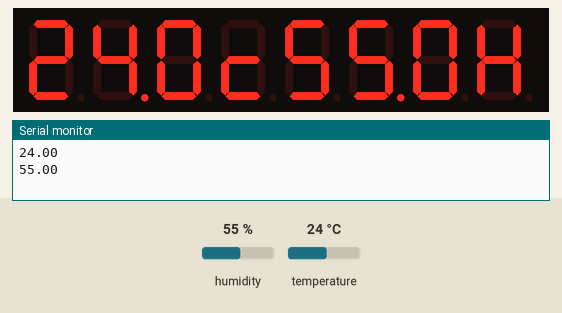
This sketch was run on a simulated ESP32. On the bench: 8-digit seven-segment display, the last lines printed to the serial monitor. The inputs (shaded band) are chosen by the test bench; at power-on: humidity 55 %, temperature 24 °C. WiFi joins after 1.5 s; servers stay silent unless stated.

Above: at 7.4 s.
7.5 s: humidity set to 22 %
At 12.7 s:
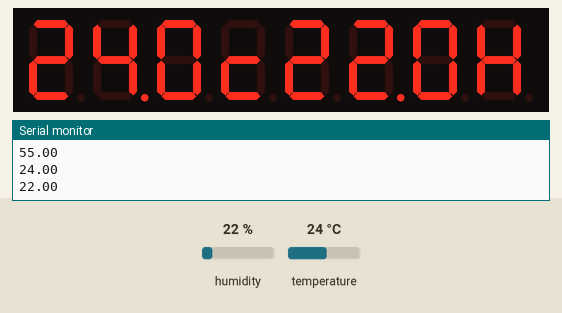
13.3 s: temperature set to 12 °C
At 17.7 s:
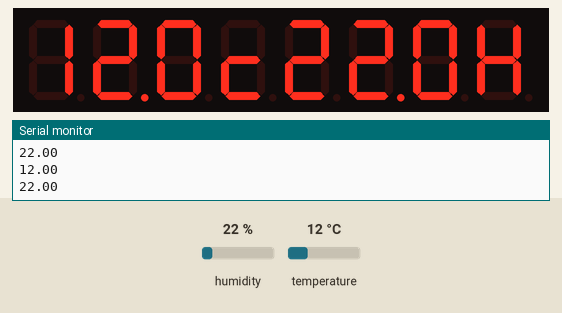
18.3 s: humidity set to 40 %
At 22.7 s:
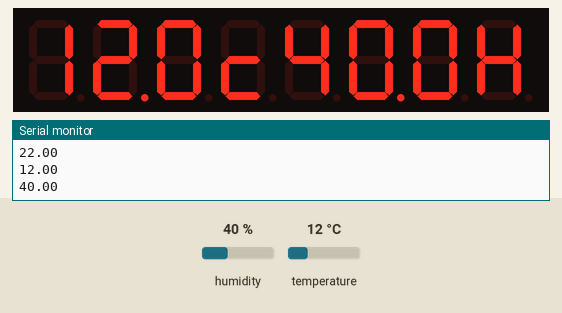
23.3 s: temperature set to 19 °C
At 27.7 s:
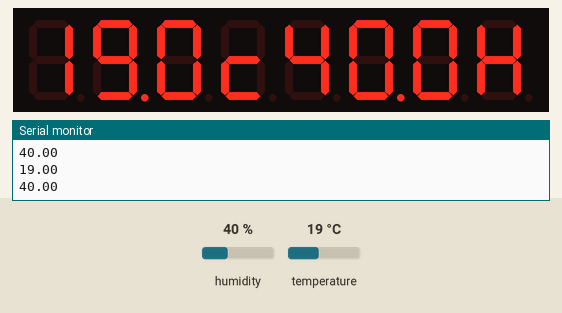
Timing chart, 0 to 29.2 s (numbered marks = the images above; inputs shaded):
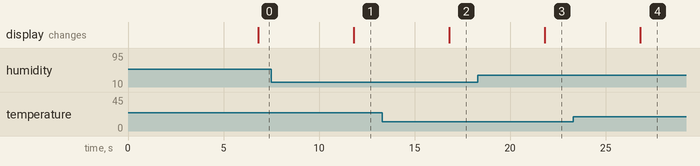

Measured:
- after the input at 7.5 s, the display: changes after 4.3 s (image 1)
- after the input at 13.3 s, the display: changes after 3.5 s (image 2)
- after the input at 18.3 s, the display: changes after 3.5 s (image 3)
- after the input at 23.3 s, the display: changes after 3.5 s (image 4)

The sketch:

Blynk_All.ino
```cpp
#define BLYNK_PRINT Serial

#include <WiFi.h>
#include <WiFiClient.h>
#include <BlynkSimpleEsp32.h>
#include "DHTesp.h"
#include "LedControl.h"
char auth[] = "cKhT2tarln1022Vxub2kzoJQRDDMJcVL";
char ssid[] = "TA_HOME";
char pass[] = "TA123456";
DHTesp dht;
BlynkTimer timer;
LedControl lc = LedControl(15, 2, 19, 1);
void setup()
{
  Serial.begin(9600);
  Blynk.begin(auth, ssid, pass);
  dht.setup(23, DHTesp::DHT11);
  timer.setInterval(5000L, sendSensor);
  lc.shutdown(0, false);
  lc.setIntensity(0, 8);
  lc.clearDisplay(0);
}

void loop()
{
  Blynk.run();
  timer.run();
}
int t, t1, t2, t3, h, h1, h2, h3;
void sendSensor()
{
  float humidity = dht.getHumidity();
  float temperature = dht.getTemperature();
  Serial.println(temperature);
  Serial.println(humidity);
  if (isnan(humidity) || isnan(temperature)) {
    Serial.println("Failed to read from DHT sensor!");
    return;
  }
  t = temperature * 10;
  h = humidity * 10;
  t1 = t / 100;
  t2 = t / 10 % 10;
  t3 = t % 10;
  h1 = h / 100;
  h2 = h / 10 % 10;
  h3 = h % 10;
  lc.setDigit(0, 7, t1, false);
  lc.setDigit(0, 6, t2, true);
  lc.setDigit(0, 5, t3, false);
  lc.setChar(0, 4, 'c', false);
  lc.setDigit(0, 3, h1, false);
  lc.setDigit(0, 2, h2, true);
  lc.setDigit(0, 1, h3, false);
  lc.setChar(0, 0, 'h', false);
  Blynk.virtualWrite(V0, temperature);
  Blynk.virtualWrite(V1, humidity);
}
```
